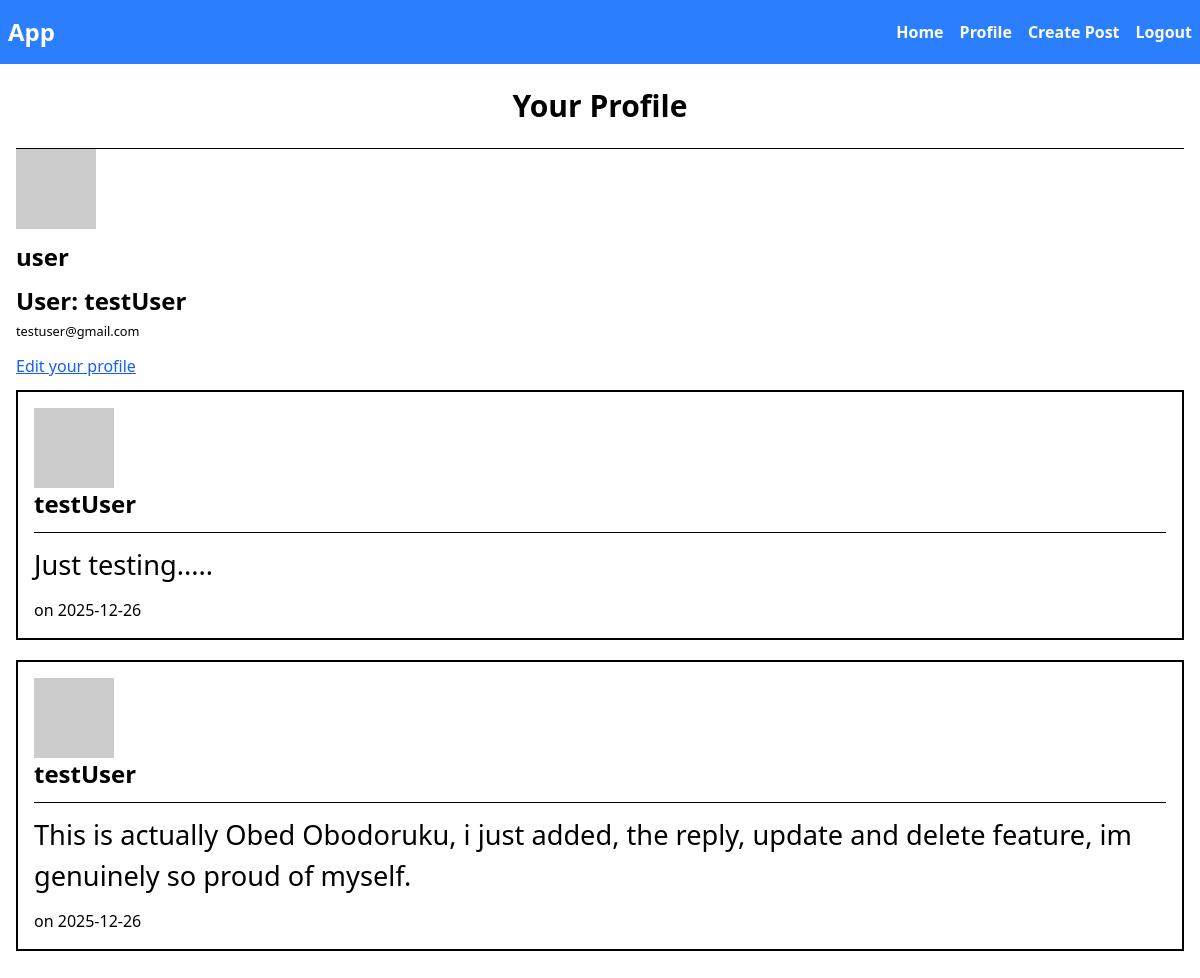
/user (signed in), run on the app's committed database.
### app/models.py (models this page shows, shortened)
class User(db.Model, UserMixin):
    id = db.Column(db.Integer, primary_key=True)
    username = db.Column(db.String(150), unique=True, nullable=False)
    name = db.Column(db.String(150), default="user")
    email = db.Column(db.String(150), unique=True, nullable=False)
    password = db.Column(db.String(200), nullable=False)
    posts = db.relationship("Post", backref="user", lazy=True)
    replies = db.relationship(
        "Reply",
        backref="user",
        lazy=True,
        cascade="all, delete-orphan"
    )
    def avatar(self, size):
        digest = md5(self.email.lower().encode('utf-8')).hexdigest()
        return f'https://www.gravatar.com/avatar/{digest}?d=identicon&s={size}'

class Post(db.Model):
    id = db.Column(db.Integer, primary_key=True)
    content = db.Column(db.Text, nullable=False)
    date_posted = db.Column(db.DateTime, nullable=False, default=datetime.utcnow)
    user_id = db.Column(db.Integer, db.ForeignKey("user.id"), nullable=False)
    replies = db.relationship("Reply", backref="post", lazy=True, cascade="all, delete-orphan")

### app/routes.py (the view)
@app.route("/user", methods=["GET", "POST"])
@login_required
def account():
    user = User.query.filter_by(username=current_user.username).first_or_404()
    posts = Post.query.filter_by(user=user).all()
    return render_template("account.html",user=user, posts=posts, title=f"{current_user.username}'s Account", )

### app/models.py (called while the page is built)
@login_manager.user_loader
def load_user(user_id):
    return User.query.get(int(user_id))

### app/templates/account.html
{% extends "layout.html" %}
{% block body %}
    <div class="mb-7">
        <div>
            <h1 class="text-center text-3xl font-extrabold my-6">Your Profile</h1>
            <hr>
            <div>
                <img src="{{ current_user.avatar(128) }}" alt="User avatar">
                <h4 class="my-3 text-2xl font-bold">{{ current_user.name }}</h4>
                <h3 class="mt-3 text-[1.3rem]"><span class="text-2xl font-bold mb-3">User: {{ current_user.username }}</span></h3>
                <small>{{ current_user.email }}</small>
            </div>
            <div class="my-3">
                <a class="text-blue-600 underline" href="{{ url_for('edit_profile') }}">Edit your profile</a>
            </div>
            {% for post in posts %}
                <div class="border-2 border-solid border-black mb-5 p-4">
                    <div>
                        <img src="{{ post.user.avatar(36) }}" alt="user pfp" />
                        <h4 class="text-2xl font-bold mb-3">{{ current_user.username }}</h4>
                    </div>
                <hr>
                <div class="my-3">
                    <p class="text-[1.7rem]">{{ post.content }}</p>
                </div>
                <div>
                    <span>
                        on {{ post.date_posted.strftime('%Y-%m-%d') if post.date_posted else 'N/A' }}
                    </span>
                </div>
            </div>
            {% endfor %}
        </div>
    </div>
{% endblock %}

### data on the page
User: name "user", username "testUser", email "testuser@gmail.com"
Post: content "Just testing.....", date_posted "2025-12-26"
Post: content "This is actually Obed Obodoruku, i just added, the reply, update and delete feature, im genuinely so proud of myself.", date_posted "2025-12-26"
